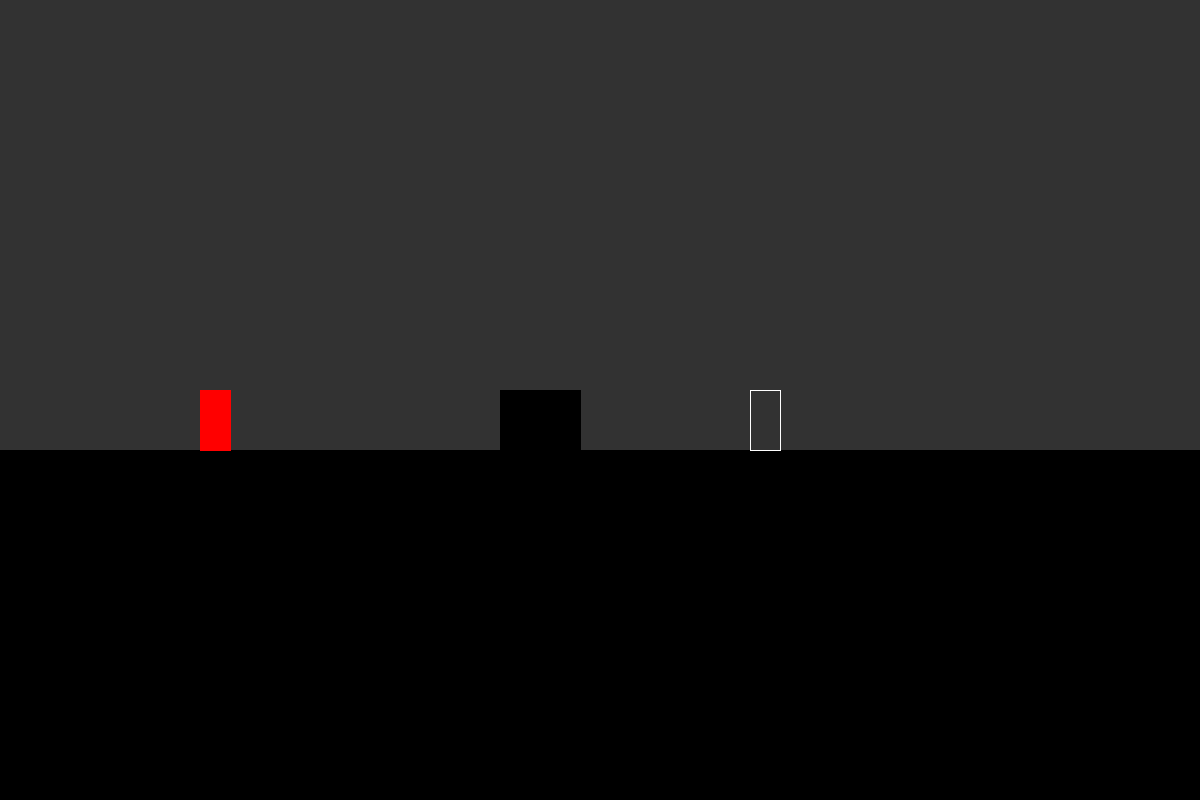
Frame 1 (no input)
Frame 60 (the mouse pressed at the canvas centre just before this capture): identical to frame 1, image omitted
Frame 120 (the mouse held since frame 60 and released just before this capture): identical to frame 1, image omitted

The Processing sketch that drew this single still picture (run headless with seeded random() and noise(); from frame 60 on, the mouse is pressed at the canvas centre):

// Processing sketch: Lab7_4
// ── Lab7_4.pde
Player p;
Goal g;
Obstacle o;
PVector grav = new PVector(0.0,0.25f);
boolean jumped;
 boolean keyPress;

void setup()
{
  size(1200,800);
  smooth();
  p = new Player();
  g = new Goal();
  o = new Obstacle();
  jumped = false;
}

void draw()
{
  background(50);
  
  stroke(0);
  fill(0);
  rect(0,450,1200,400);
  
  
  
  
  if(p.location.y + 10 >390)
  {
    p.velocity.y = 0;
    p.location.y=390;
    jumped=false;
  }
  else
  {
     p.applyForce(grav);
  }
  
  p.update();
  g.display();
  p.display();
  o.display();
    
}

void keyPressed()
{
  
  if(keyCode == UP)
  {
    if(jumped==false)
    {
      p.jump();
      jumped=true;
    }
  }
  
  if(key==CODED)
  {
    if(keyCode == RIGHT&&keyPress==false)
    {
      keyPress=true;
      
      
      p.velocity.add(p.moveRight);
      
      
    }
    
    if(keyCode==LEFT&&keyPress==false)
    {
      keyPress=true;
      
      p.velocity.add(p.moveLeft);
    }
    
  }
}

 void keyReleased()
  {
    if(keyCode == RIGHT)
    {
      keyPress = false;
      p.velocity.x = 0;
    }
    if(keyCode == LEFT)
    {
      keyPress = false;
      p.velocity.x = 0;
    }
  }
// ── Goal.pde
class Goal
{
  
  PVector location;
  
  Goal()
  {
    location = new PVector (750,390);
  }
  
  void display()
  {
    fill(50);
    stroke(255);
    rect(location.x,location.y,30,60);
  }
}
// ── Obstacle.pde
class Obstacle
{
  PVector pos;
  
  Obstacle()
  {
    pos = new PVector(500,390);
  }
  
  void display()
  {
    stroke(0);
    fill(0);
    rect(pos.x,pos.y,80,90);
  }
  
}
// ── Player.pde
class Player
{
  Goal g;
  PVector location;
  float mass;
  PVector force;
  PVector acceleration;
  PVector initialVelocity;
  PVector velocity;
  PVector moveRight;
  PVector moveLeft;
 

  
   Player()
  {
    mass = 1.0;
    moveRight = new PVector(2,0);
    moveLeft = new PVector(-2,0);
    force = new PVector(0,-10);
    acceleration = new PVector(0,0);
    initialVelocity = new PVector(0.0f,0.0f);
    velocity = new PVector(0,0);
    g = new Goal();
    location = new PVector (200 , 390);
  }
  
  void update() 
  {
    velocity.add(acceleration);
    location.add(velocity);
    acceleration.mult(0);
  }
  
  void applyForce(PVector force)
  {
    PVector f = PVector.div(force,mass);
    acceleration.add(f);
  }
  
  void display()
  {
    stroke(255,0,0);
    fill(255,0,0);
    if(location.x > g.location.x-40&&location.x < g.location.x+40)
    {
      stroke(255);
      fill(255);
    }
    
 
    rect(location.x,location.y,30,60);  
  }
  
  void jump()
  {
    applyForce(force);
  }
  
 
}
